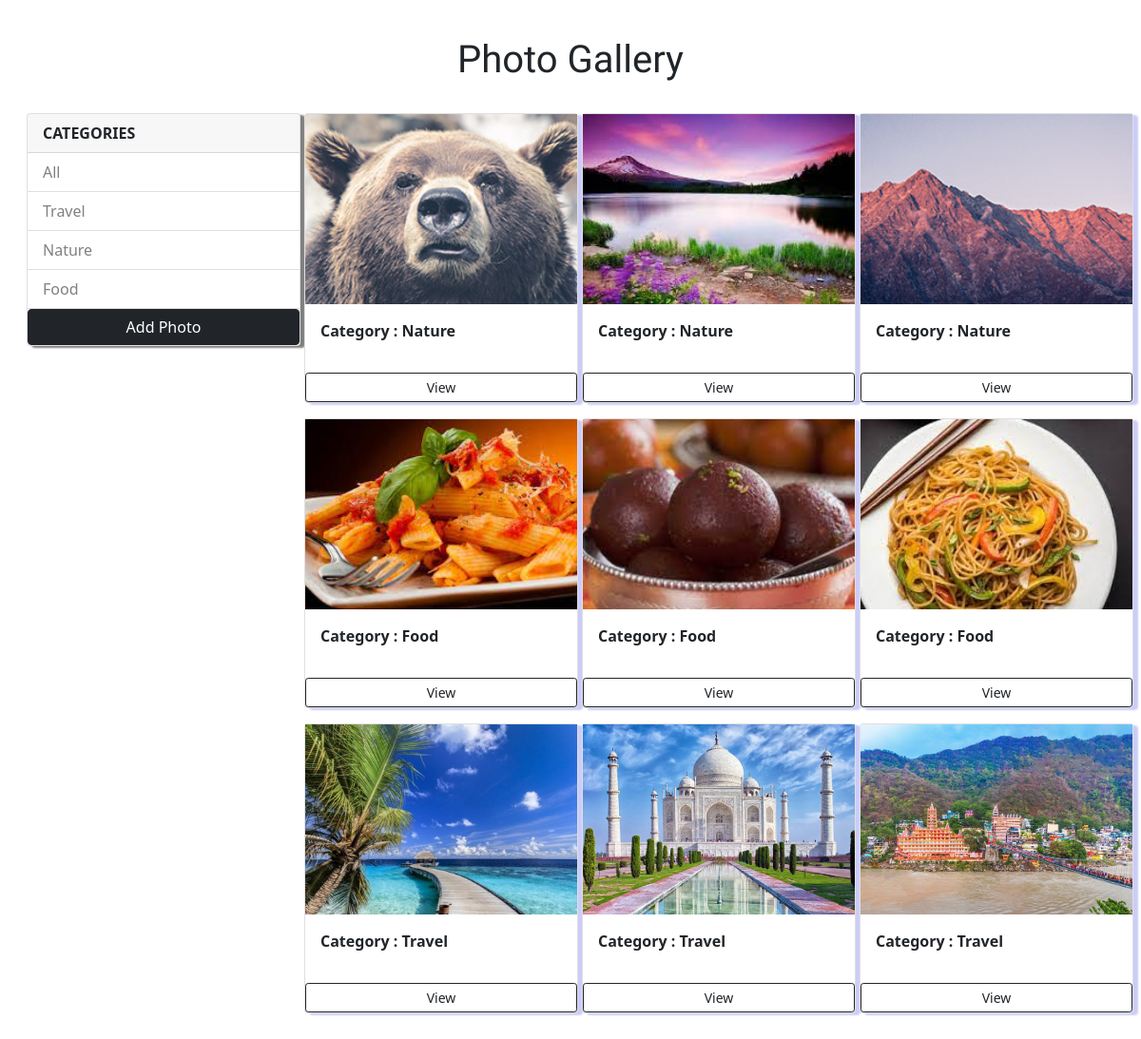
The page / on the database its author committed.
### gallery/models.py (models this page shows, shortened)
class Category(models.Model):
    name=models.CharField(max_length=100, null=False, blank=False)

class Photo(models.Model):
    category= models.ForeignKey(Category, on_delete=models.SET_NULL, null=True,blank=True)
    image = models.ImageField(null=False, blank=False)
    description = models.TextField()

### gallery/views.py (the view)
# urls.py: path('',include('gallery.urls')),
def gallery(request):
    category =request.GET.get('category')
    if category==None:
        photoes=Photo.objects.all()
    else:
        photoes=Photo.objects.filter(category__name=category)
    categories=Category.objects.all()
    context={'categories':categories,'photoes':photoes}
    return render(request, 'gallery/gallery.html',context)

### gallery/templates/gallery/gallery.html (shortened to what this page needs)
{% load static %}
<!doctype html>
<html lang="en">
  <head>
    <link href="https://cdn.jsdelivr.net/npm/bootstrap@5.0.2/dist/css/bootstrap.min.css" rel="stylesheet">
  </head>
  <body>
    <div class="row m-3">
        <h1 class="heading">Photo Gallery</h1>
        <div class="col-lg-3">
            <div class="card sidebar">
                <div class="card-header">
                  <strong>CATEGORIES</strong>
                </div>
                <ul class="list-group list-group-flush">
                  <li class="list-group-item">
                      <a href="{% url 'gallery' %}">All</a>
                  </li>
                    {% for category in categories %}
                  <li class="list-group-item">
                    <a href="{% url 'gallery' %}?category={{category.name}}">
                        {{category.name}}
                    </a>
                    </li>
                  {% endfor %}
                </ul>
                <a class="btn btn-block btn-dark" href="{% url 'add' %}">Add Photo</a>
              </div>
    </div>
    <div class="col-md-9 ">
        <div class="row ">
            {% for photo in photoes %}
            <div class="col-md-4 ">
                <div class="card mb-3">
                     {% if photo.image %}
                     <img src="{{photo.image.url}}" class="image-thumbnail" alt="...">
                     {% endif %}
                      <div class="card-body">
                        <p><strong>Category : {{photo.category.name}}</strong></p>
                      </div>
                        <a href="{% url 'photo' photo.id %}" class="btn btn-outline-dark btn-block btn-sm">View</a>
                </div>
            </div>
                {% empty %}
                <h3>No photoes....</h3>
                {% endfor %}
        </div>
    </div>
  </body>
</html>

### gallery/templates/gallery/gallery.html (style rules this page uses)
.image-thumbnail { height: 200px; object-fit: cover; }
a { text-decoration:none; color:gray; }
.heading { text-align: center; padding:2%; font-family: 'Goblin One','Merienda', cursive; }
.card { width: 18rem; box-shadow:5px 2px 2px rgb(204, 204, 250); }
.sidebar { box-shadow:5px 2px 2px grey; }

### rows shown on the page
Category: name "Travel"
Category: name "Nature"
Category: name "Food"
Photo: image (picture), category.name "Nature"
Photo: image (picture), category.name "Nature"
Photo: image (picture), category.name "Nature"
Photo: image (picture), category.name "Food"
Photo: image (picture), category.name "Food"
Photo: image (picture), category.name "Food"
Photo: image (picture), category.name "Travel"
Photo: image (picture), category.name "Travel"
Photo: image (picture), category.name "Travel"
